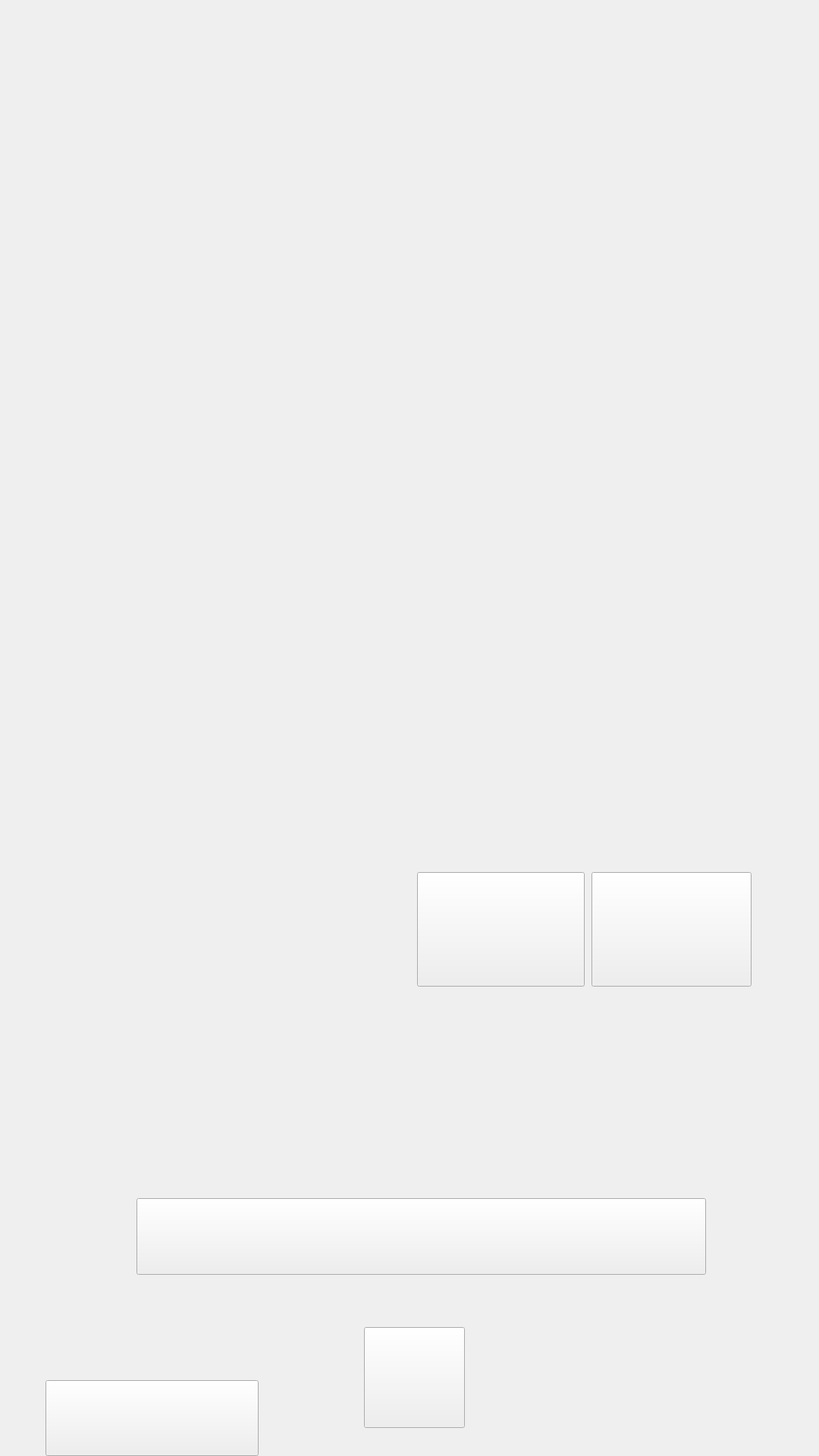
<?xml version="1.0" encoding="UTF-8"?>
<ui version="4.0">
 <class>paySelect</class>
 <widget class="QWidget" name="paySelect">
  <property name="geometry">
   <rect>
    <x>0</x>
    <y>0</y>
    <width>1080</width>
    <height>1920</height>
   </rect>
  </property>
  <property name="windowTitle">
   <string>Form</string>
  </property>
  <property name="styleSheet">
   <string notr="true"/>
  </property>
  <widget class="QPushButton" name="previousPage_Button">
   <property name="geometry">
    <rect>
     <x>60</x>
     <y>1820</y>
     <width>281</width>
     <height>100</height>
    </rect>
   </property>
   <property name="text">
    <string/>
   </property>
  </widget>
  <widget class="QPushButton" name="payPage_Button">
   <property name="geometry">
    <rect>
     <x>180</x>
     <y>1580</y>
     <width>751</width>
     <height>101</height>
    </rect>
   </property>
   <property name="text">
    <string/>
   </property>
  </widget>
  <widget class="QPushButton" name="orderSmall_Button">
   <property name="geometry">
    <rect>
     <x>550</x>
     <y>1150</y>
     <width>221</width>
     <height>151</height>
    </rect>
   </property>
   <property name="text">
    <string/>
   </property>
  </widget>
  <widget class="QPushButton" name="orderBig_Button">
   <property name="geometry">
    <rect>
     <x>780</x>
     <y>1150</y>
     <width>211</width>
     <height>151</height>
    </rect>
   </property>
   <property name="text">
    <string/>
   </property>
  </widget>
  <widget class="QPushButton" name="mainPage_Button">
   <property name="geometry">
    <rect>
     <x>480</x>
     <y>1750</y>
     <width>133</width>
     <height>133</height>
    </rect>
   </property>
   <property name="text">
    <string/>
   </property>
  </widget>
 </widget>
 <resources/>
 <connections/>
</ui>
